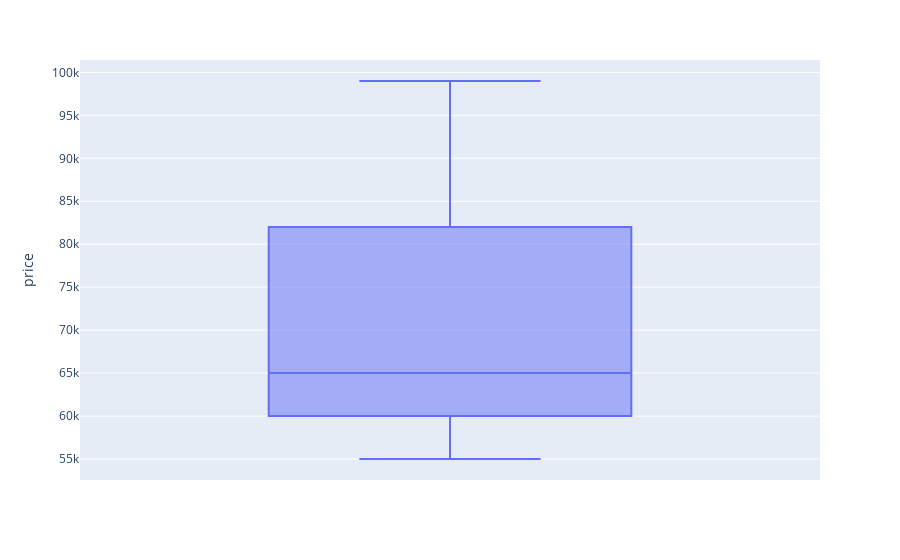

Source (notebook cell):
### Code cell
get_box_plot(processed_df, plot_parameter="price", numBedrooms=2, category="apartment", location="Bandra East", Status="Furnished").show()

### Figure 1 — Plotly figure (JSON) as saved in the notebook; plotly's stock layout.template omitted (floating-point values rounded to 4 significant figures)
{"data": [{"alignmentgroup": "True", "hovertemplate": "price=%{y}<extra></extra>", "legendgroup": "", "marker": {"color": "#636efa"}, "name": "", "notched": false, "offsetgroup": "", "orientation": "v", "showlegend": false, "type": "box", "x0": " ", "xaxis": "x", "y": [99000, 65000, 55000, 65000], "y0": " ", "yaxis": "y"}], "layout": {"boxmode": "group", "legend": {"tracegroupgap": 0}, "margin": {"t": 60}, "xaxis": {"anchor": "y", "domain": [0, 1]}, "yaxis": {"anchor": "x", "domain": [0, 1], "title": {"text": "price"}}}}
